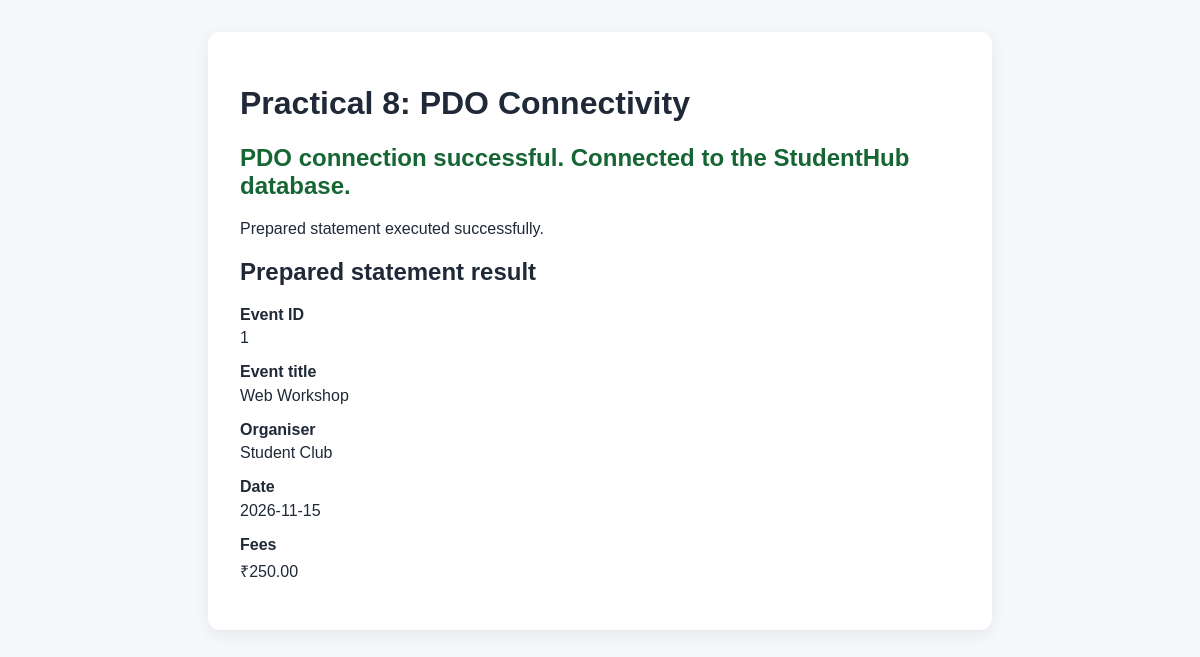
/pdo-connectivity.php, run on the app's committed database.
### tables this page shows
CREATE TABLE IF NOT EXISTS events (
    event_id INT UNSIGNED NOT NULL AUTO_INCREMENT,
    event_title VARCHAR(100) NOT NULL,
    event_organiser VARCHAR(80) NOT NULL,
    event_date DATE NOT NULL,
    event_fees DECIMAL(10, 2) NOT NULL DEFAULT 0.00,
    category VARCHAR(40) NOT NULL DEFAULT 'General',
    status ENUM('open', 'closed') NOT NULL DEFAULT 'open',
    poster_path VARCHAR(255) NULL,
    created_at TIMESTAMP NOT NULL DEFAULT CURRENT_TIMESTAMP,
    PRIMARY KEY (event_id),
    CONSTRAINT chk_events_fees CHECK (event_fees >= 0)
);

### pdo-connectivity.php (the view, shortened to what this page needs)
<?
require_once __DIR__ . DIRECTORY_SEPARATOR . 'config.php';
$connectionMessage = '';
$queryMessage = '';
$event = null;
try {
    $connectionMessage = 'PDO connection successful. Connected to the StudentHub database.';
    $statement = $conn->prepare(
        'SELECT event_id, event_title, event_organiser, event_date, event_fees
         FROM events
         WHERE event_id = :event_id
         LIMIT 1'
    );
    $statement->execute([':event_id' => 1]);
    $event = $statement->fetch();
    $queryMessage = 'Prepared statement executed successfully.';
} catch (PDOException | RuntimeException $exception) {
    http_response_code(500);
    $connectionMessage = 'PDO connection failed.';
    $queryMessage = 'Database error: ' . $exception->getMessage();
    error_log('PDO connectivity test failed: ' . $exception->getMessage());
}
function h(string $value): string
{
    return htmlspecialchars($value, ENT_QUOTES, 'UTF-8');
}
?>
<!DOCTYPE html>
<html lang="en">
<head>
</head>
<body>
    <main>
        <h1>Practical 8: PDO Connectivity</h1>
        <h2 class="<?= str_contains($connectionMessage, 'successful') ? 'success' : 'error' ?>">
            <?= h($connectionMessage) ?>
        </h2>
        <p><?= h($queryMessage) ?></p>
        <?php if ($event): ?>
            <h2>Prepared statement result</h2>
            <dl>
                <dt>Event ID</dt>
                <dd><?= h((string) $event['event_id']) ?></dd>
                <dt>Event title</dt>
                <dd><?= h((string) $event['event_title']) ?></dd>
                <dt>Organiser</dt>
                <dd><?= h((string) $event['event_organiser']) ?></dd>
                <dt>Date</dt>
                <dd><?= h((string) $event['event_date']) ?></dd>
                <dt>Fees</dt>
                <dd>₹<?= h((string) $event['event_fees']) ?></dd>
            </dl>
        <?php endif; ?>
    </main>
</body>
</html>

### pdo-connectivity.php (style rules this page uses)
body { margin: 0; padding: 2rem; background: #f5f7fb; color: #1f2937; font: 16px Arial, sans-serif; }
main { max-width: 720px; margin: auto; padding: 2rem; border-radius: 12px; background: #fff; box-shadow: 0 4px 16px #0001; }
.success { color: #166534; }
dt { margin-top: 1rem; font-weight: bold; }
dd { margin: .35rem 0 0; }

### data on the page
events: event_id "1", event_title "Web Workshop", event_organiser "Student Club", event_date "2026-11-15", event_fees "250.00"

### other printed values
$connectionMessage "PDO connection successful. Connected to the StudentHub database."
$queryMessage "Prepared statement executed successfully."
